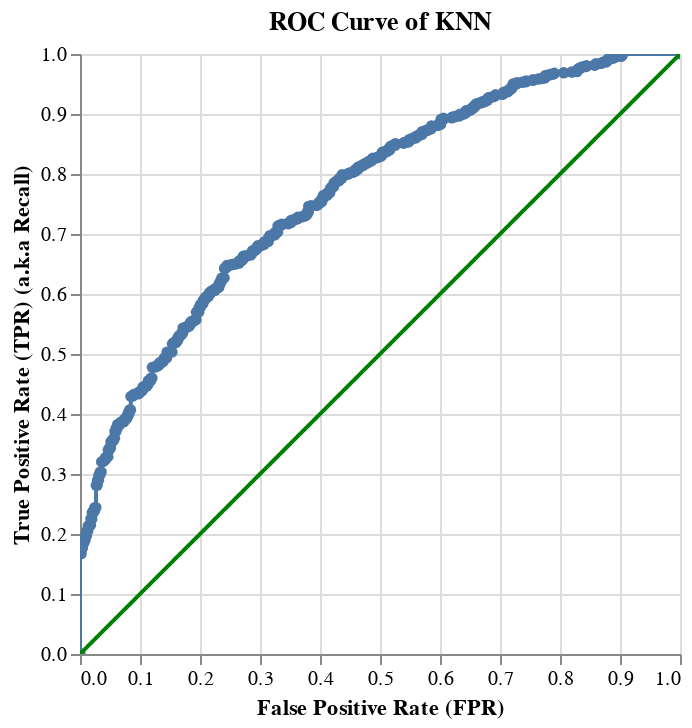

Notebook source saved alongside this figure:
### Markdown cell above
AUC Score of 0.77 indicates that model is very well able to classify the positive class level from the negative one.

### Code cell
df = pd.DataFrame({'fpr': fpr, 'tpr': tpr})
base = alt.Chart(df, title='ROC Curve of KNN').properties(width=300)

roc_curve = base.mark_line(point=True).encode(alt.X('fpr', title='False Positive Rate (FPR)',  sort=None),
    alt.Y('tpr', title='True Positive Rate (TPR) (a.k.a Recall)'),
)

roc_rule = base.mark_line(color='green').encode(x='fpr',y='fpr',size=alt.value(2)
)
(roc_curve + roc_rule).interactive()

### Figure 1 — Vega-Lite specification as saved in the notebook (floating-point values rounded to 4 significant figures; data arrays with more than 128 entries replaced by an {"elided": "..."} marker saying what was removed)
{"config": {"view": {"continuousWidth": 400, "continuousHeight": 300}}, "layer": [{"mark": {"type": "line", "point": true}, "encoding": {"x": {"type": "quantitative", "field": "fpr", "sort": null, "title": "False Positive Rate (FPR)"}, "y": {"type": "quantitative", "field": "tpr", "title": "True Positive Rate (TPR) (a.k.a Recall)"}}, "selection": {"selector004": {"type": "interval", "bind": "scales", "encodings": ["x", "y"]}}, "title": "ROC Curve of KNN", "width": 300}, {"mark": {"type": "line", "color": "green"}, "encoding": {"size": {"value": 2}, "x": {"type": "quantitative", "field": "fpr"}, "y": {"type": "quantitative", "field": "fpr"}}, "title": "ROC Curve of KNN", "width": 300}], "data": {"name": "data-b9dbbf47da3bf3e5fd32fc0f632d0010"}, "$schema": "https://vega.github.io/schema/vega-lite/v4.8.1.json", "datasets": {"data-b9dbbf47da3bf3e5fd32fc0f632d0010": {"elided": "478 records"}}}
